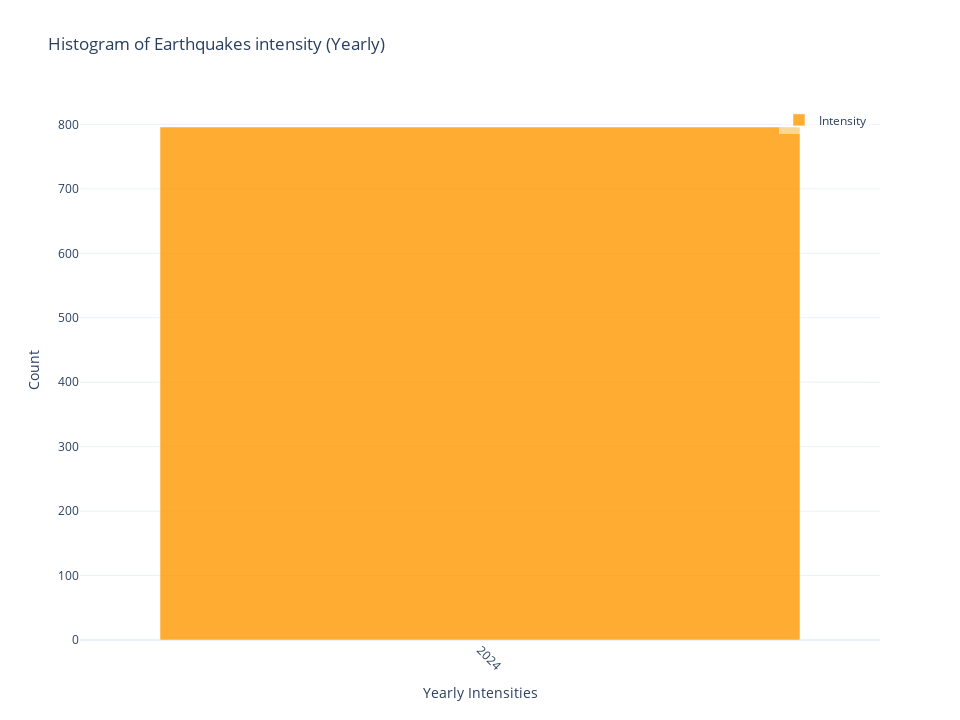

The code cell stored with this chart in its notebook:
### Markdown cell above
**A. Yearly, Monthly, and Weekly Intensities**

If you have a long period dataset that spans months or years, the `plot_intensity` class method provides you options to view earthquake intensities at yearly and monthly intervals, allowing you to analyze the historical trends in your earthquake data over time.

### Code cell
# Plot earthquakes intensity by Year
lqt_ready_2.plot_intensity(interval='yearly')

### Figure 1 — Plotly figure (JSON) as saved in the notebook; plotly's stock layout.template omitted (floating-point values rounded to 4 significant figures)
{"data": [{"marker": {"color": "#FF9900"}, "name": "Intensity", "opacity": 0.8, "type": "bar", "x": ["2024"], "y": [796]}], "layout": {"bargap": 0.2, "height": 720, "legend": {"bgcolor": "rgba(255,255,255,0.5)", "x": 0.99, "xanchor": "right", "y": 0.99, "yanchor": "top"}, "showlegend": true, "title": {"text": "Histogram of Earthquakes intensity (Yearly)"}, "width": 960, "xaxis": {"tickangle": 45, "title": {"text": "Yearly Intensities"}}, "yaxis": {"title": {"text": "Count"}}}}
